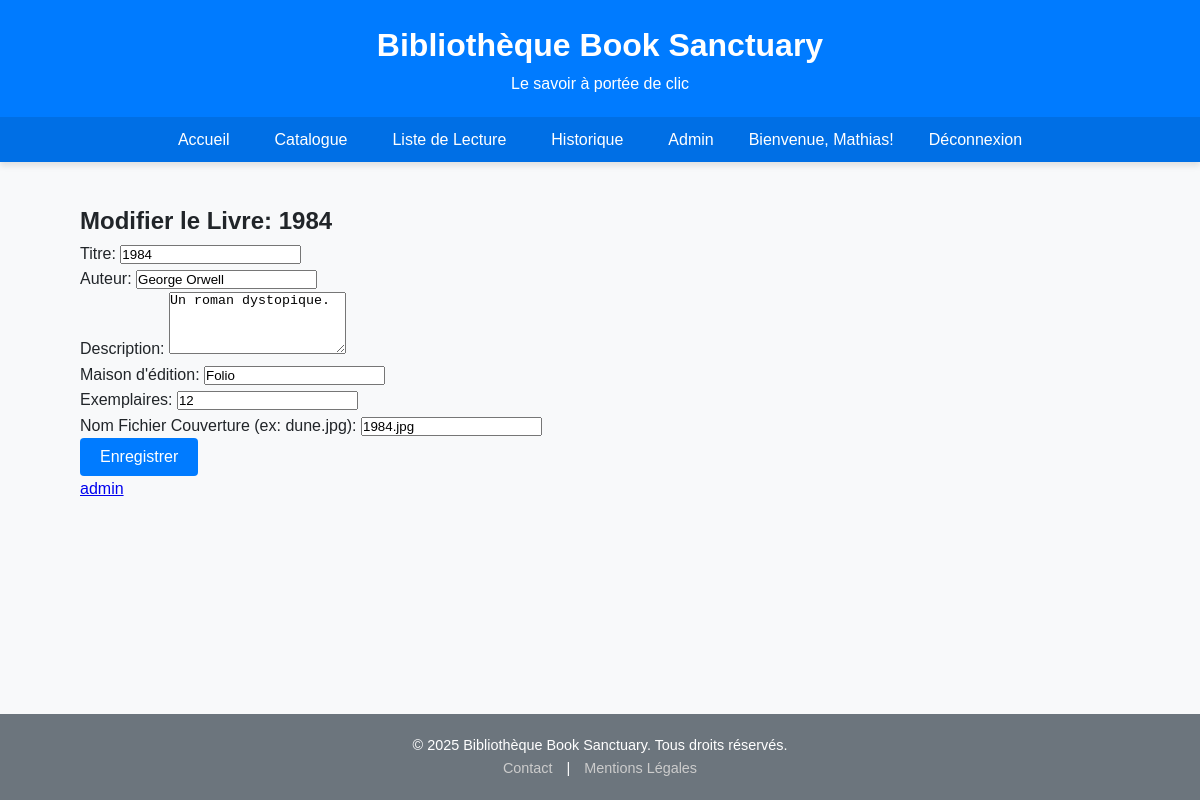
The page /update_book.php?id=2 (signed in) on the database its author committed.
### tables this page shows
CREATE TABLE `livres` (
  `id` int(11) NOT NULL,
  `titre` varchar(100) DEFAULT NULL,
  `auteur` varchar(100) DEFAULT NULL,
  `description` text DEFAULT NULL,
  `maison_edition` varchar(100) DEFAULT NULL,
  `nombre_exemplaire` int(11) DEFAULT NULL,
  `couverture` varchar(255) DEFAULT NULL
);

### update_book.php (the view, shortened to what this page needs)
<?php
require 'config.php';
require 'header.php';
$book = false;
$bookId = $_GET['id'];
try {
    $stmt = $conn->prepare("SELECT * FROM Livres WHERE id = ?");
    $stmt->execute([$bookId]);
    $book = $stmt->fetch(PDO::FETCH_ASSOC);
} catch (PDOException $e) {
    die("Erreur de base de données : " . $e->getMessage());
}
?>
<section class="admin-form">
    <h2>Modifier le Livre: <?php echo htmlspecialchars($book['titre']); ?></h2>
    <form action="update_book.php?id=<?php echo $bookId; ?>" method="POST">
        <label for="titre">Titre:</label>
        <input type="text" name="titre" value="<?php echo htmlspecialchars($book['titre']); ?>" required><br>
        <label for="auteur">Auteur:</label>
        <input type="text" name="auteur" value="<?php echo htmlspecialchars($book['auteur']); ?>" required><br>
        <label for="description">Description:</label>
        <textarea name="description" rows="4"><?php echo htmlspecialchars($book['description']); ?></textarea><br>
        <label for="maison_edition">Maison d'édition:</label>
        <input type="text" name="maison_edition" value="<?php echo htmlspecialchars($book['maison_edition']); ?>"><br>
        <label for="nombre_exemplaire">Exemplaires:</label>
        <input type="number" name="nombre_exemplaire" value="<?php echo htmlspecialchars($book['nombre_exemplaire']); ?>" required min="0"><br>
        <label for="couverture">Nom Fichier Couverture (ex: dune.jpg):</label>
        <input type="text" name="couverture" value="<?php echo htmlspecialchars($book['couverture']); ?>" placeholder="Le nom du fichier dans le dossier /images/"><br>
        <button type="submit">Enregistrer</button>
    </form>
    <div class="back-links">
        <a href="admin_panel.php">admin</a>
    </div>
</section>
<?php require 'footer.php'; ?>

### style.css (style rules this page uses)
:root { --color-primary: #007bff; --color-secondary: #6c757d; --color-background: #f8f9fa; --color-text: #212529; --color-success: #28a745; --color-error: #dc3545; --color-card-bg: #ffffff; --shadow-light: 0 2px 4px rgba(0, 0, 0, 0.05); }
* { box-sizing: border-box; margin: 0; padding: 0; }
body { font-family: 'Arial', sans-serif; background-color: var(--color-background); color: var(--color-text); line-height: 1.6; min-height: 100vh; display: flex; flex-direction: column; }
button, .btn-details, .btn-remove, .btn-primary { padding: 10px 20px; border: none; border-radius: 4px; font-size: 1em; cursor: pointer; text-decoration: none; transition: background-color 0.3s, transform 0.1s; display: inline-block; text-align: center; }
button[type="submit"], .btn-primary { background-color: var(--color-primary); color: white; }

### rows shown on the page
livres: titre "1984", auteur "George Orwell", description "Un roman dystopique.", maison_edition "Folio", nombre_exemplaire "12", couverture "1984.jpg"

### other values the page prints
$lecteur_prenom "Mathias"
